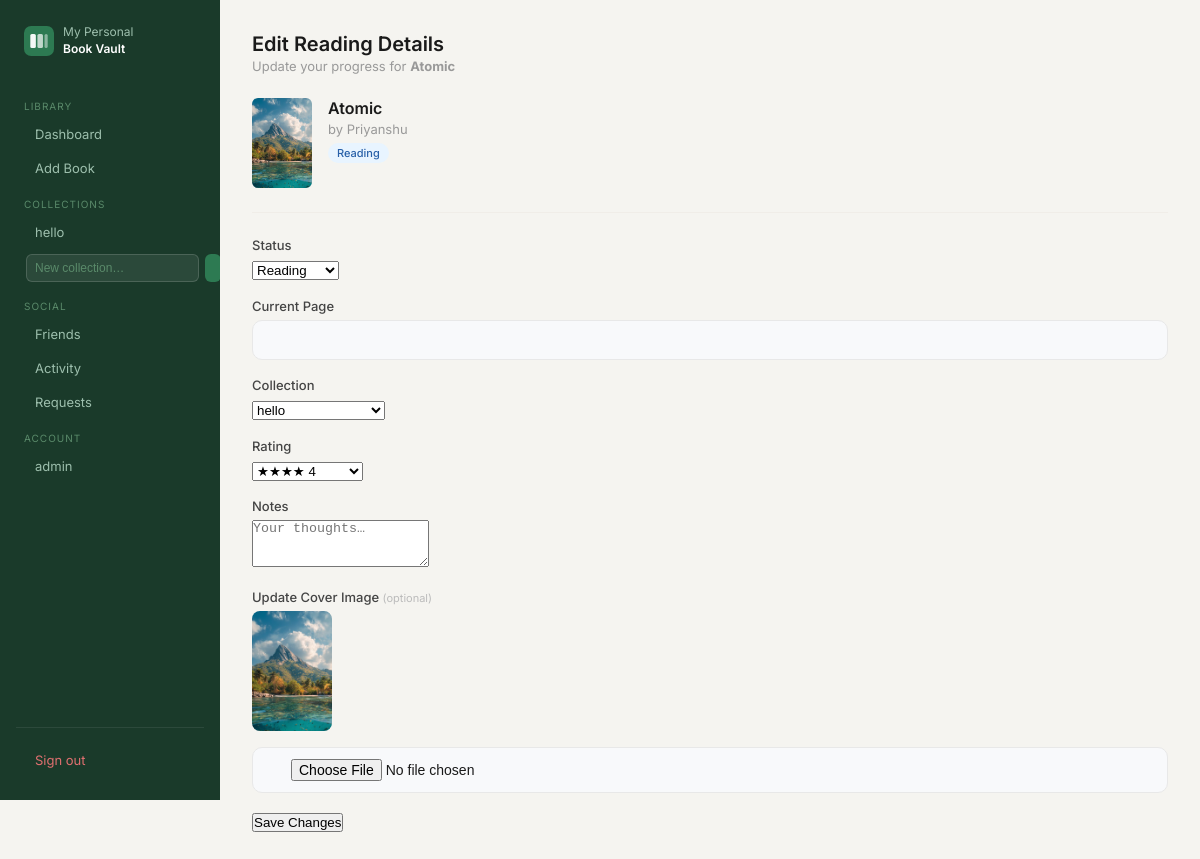
/book/userbook_update/6 (signed in), run on the app's committed database.
### app/blueprints/collection/modules.py (models this page shows, shortened)
class Collection(db.Model):
    __tablename__="collection"
    cid=db.Column(db.Integer,primary_key=True)
    pid=db.Column(db.Integer,db.ForeignKey("credential.pid"),nullable=False)
    collection_name=db.Column(db.String(100),nullable=False)
    create_at=db.Column(db.DateTime,default=datetime.utcnow)
    user_books = db.relationship("Userbook", back_populates="collection")
    __table_args__=(db.UniqueConstraint("pid","collection_name",name="unique_collection"),)

### app/blueprints/auth/modules.py (models this page shows, shortened)
class Credential(db.Model,UserMixin):
    __tablename__='credential'
    pid=db.Column(db.Integer,primary_key=True)
    email=db.Column(db.String(255),nullable=False,unique=True)
    username=db.Column(db.String(100),nullable=False,unique=True)
    password=db.Column(db.String(100),nullable=False)
    history = db.relationship("History",  back_populates="user")
    user_books = db.relationship("Userbook", back_populates="user")

### app/blueprints/book/modules.py (models this page shows, shortened)
class Book(db.Model):
    __tablename__="book"
    bid=db.Column(db.Integer,primary_key=True)
    author=db.Column(db.String(100),nullable=False)
    title=db.Column(db.String(100),nullable=False)
    language=db.Column(db.String(100),nullable=False)
    genre=db.Column(db.String(100),nullable=True)
    description=db.Column(db.Text,nullable=True)
    page_count=db.Column(db.Integer,nullable=False)
    published_year=db.Column(db.Integer,nullable=True)
    cover_image = db.Column(db.String(500), nullable=True)
    user_books = db.relationship("Userbook", back_populates="book")

class Userbook(db.Model):
    __tablename__="userbook"
    uid=db.Column(db.Integer,primary_key=True)
    pid=db.Column(db.Integer,db.ForeignKey("credential.pid"),nullable=False)
    bid=db.Column(db.Integer,db.ForeignKey("book.bid"),nullable=False)
    cid=db.Column(db.Integer,db.ForeignKey("collection.cid"),nullable=True)
    current_page=db.Column(db.Integer,nullable=False)
    status=db.Column(db.String(100),nullable=False)
    note=db.Column(db.Text,nullable=True)
    rating=db.Column(db.Integer,db.CheckConstraint("rating >= 0 AND rating <= 5"),nullable=True)
    start_date=db.Column(db.Date,default=date.today)
    end_date=db.Column(db.Date,nullable=True)
    __table_args__=(db.UniqueConstraint("pid","bid",name="unique_user_book"),)
    user = db.relationship("Credential", back_populates="user_books")
    book = db.relationship("Book",back_populates="user_books")
    collection = db.relationship("Collection", back_populates="user_books")

### app/blueprints/book/routes.py (the view, shortened to what this page needs)
@book.route('/userbook_update/<int:uid>',methods=['GET','POST'])
@login_required
def userbook_update(uid):
    userbook=Userbook.query.filter_by(uid=uid,pid=current_user.pid).first_or_404()
    collection = Collection.query.filter_by(pid=current_user.pid).all()
    if request.method=='GET':
        return render_template("book/userbook_update.html",userbook=userbook,collection=collection)

### app/blueprints/book/templates/book/userbook_update.html (shortened to what this page needs)
{% extends "book/base.html" %}
{% block content %}
<div class="page-header">
  <div>
    <h1 class="page-title">Edit Reading Details</h1>
    <p class="page-sub">Update your progress for <strong>{{ userbook.book.title }}</strong></p>
  </div>
</div>
<div class="form-wrap">
  <div style="display:flex;gap:1rem;align-items:flex-start;margin-bottom:1.5rem;padding-bottom:1.5rem;border-bottom:0.5px solid #f0ede8;">
    {% if userbook.book.cover_image %}
      <img src="{{ url_for('static', filename=userbook.book.cover_image) }}"
           style="width:60px;height:90px;object-fit:cover;border-radius:6px;flex-shrink:0;">
    {% else %}
      <div style="width:60px;height:90px;background:#e8f0ec;border-radius:6px;display:flex;align-items:center;justify-content:center;flex-shrink:0;">
        <i class="ti ti-book" style="font-size:24px;color:#2d7a52;"></i>
      </div>
    {% endif %}
    <div>
      <p style="font-size:16px;font-weight:600;color:#1a1a1a;margin-bottom:3px;">{{ userbook.book.title }}</p>
      <p style="font-size:13px;color:#999;">by {{ userbook.book.author }}</p>
      <span class="badge badge-{{ userbook.status|lower }}" style="margin-top:6px;">{{ userbook.status }}</span>
    </div>
  </div>
  <form method="POST"
        action="{{ url_for('book.userbook_update', uid=userbook.uid) }}"
        enctype="multipart/form-data">
    <div class="form-grid">
      <div class="field">
        <label for="status">Status</label>
        <div class="input-wrap">
          <select name="status" id="status" class="select-input">
            <option value="Reading"    {% if userbook.status=="Reading"    %}selected{% endif %}>Reading</option>
          </select>
        </div>
      </div>
      <div class="field">
        <label for="current_page">Current Page</label>
        <div class="input-wrap">
          <input type="number" name="current_page" id="current_page"
                 value="{{ userbook.current_page or '' }}" min="0">
        </div>
      </div>
      <div class="field">
        <label for="cid">Collection</label>
        <div class="input-wrap">
          <select name="cid" id="cid" class="select-input">
            {% for col in collections %}
              <option value="{{ col.cid }}"
                {% if userbook.cid == col.cid %}selected{% endif %}>
                {{ col.collection_name }}
              </option>
            {% endfor %}
          </select>
        </div>
      </div>
      <div class="field">
        <label for="rating">Rating</label>
        <div class="input-wrap">
          <select name="rating" id="rating" class="select-input">
            {% for i in range(1, 6) %}
              <option value="{{ i }}" {% if userbook.rating == i %}selected{% endif %}>
                {{ '★' * i }} {{ i }}
              </option>
            {% endfor %}
          </select>
        </div>
      </div>
      <div class="field form-full">
        <label for="note">Notes</label>
        <textarea name="note" id="note" rows="3"
                  placeholder="Your thoughts…">{{ userbook.note or '' }}</textarea>
      </div>
      <div class="field form-full">
        <label>Update Cover Image <span class="optional">(optional)</span></label>
        {% if userbook.book.cover_image %}
          <div style="margin-bottom:0.75rem;">
            <img src="{{ url_for('static', filename=userbook.book.cover_image) }}"
                 style="width:80px;height:120px;object-fit:cover;border-radius:8px;">
          </div>
        {% endif %}
        <input type="file" name="file"
               accept=".png,.jpg,.jpeg,image/png,image/jpeg">
      </div>
    </div>
    <button type="submit" class="btn-submit">
       Save Changes
    </button>
  </form>
</div>
{% endblock %}

### app/blueprints/book/templates/book/base.html (shortened to what this page needs)
<!DOCTYPE html>
<html lang="en">
<head>
  <link rel="stylesheet" type="text/css" href="/css/style.css">
  <link rel="stylesheet" href="https://cdn.jsdelivr.net/npm/@tabler/icons-webfont@latest/tabler-icons.min.css">
</head>
<body class="app-body">
  <div class="app-layout">
    <aside class="sidebar">
      <div class="sidebar-brand">
        <span class="sidebar-brand-name">My Personal<br><strong>Book Vault</strong></span>
      </div>
      <span class="nav-section">Library</span>
      <a href="{{ url_for('book.home') }}"
         class="nav-item {% if request.endpoint == 'book.home' %}active{% endif %}">
         Dashboard
      </a>
      <a href="{{ url_for('book.book_add') }}"
         class="nav-item {% if request.endpoint == 'book.book_add' %}active{% endif %}">
         Add Book
      </a>
      <span class="nav-section">Collections</span>
{% for col in collections %}
<a href="{{ url_for('collection.collection_detail', cid=col.cid) }}"
   class="nav-item {% if request.endpoint == 'collection.collection_detail' and request.view_args.get('cid')|int == col.cid %}active{% endif %}">
   {{ col.collection_name }}
</a>
{% else %}
<span class="nav-empty">No collections yet</span>
{% endfor %}
<form method="POST" action="{{ url_for('collection.create_collection') }}" style="padding: 4px 10px;">
  <div class="input-wrap" style="display:flex;gap:6px;">
    <input type="text" name="collection_name" placeholder="New collection…"
           class="nav-input" required>
    <button type="submit" class="nav-create-btn">
    </button>
  </div>
</form>
<span class="nav-section">Social</span>
<a href="{{ url_for('friends.friends_list') }}"
   class="nav-item {% if request.endpoint and request.endpoint.startswith('friends.') %}active{% endif %}">
   Friends
</a>
<a href="{{ url_for('friends.activity_feed') }}"
   class="nav-item {% if request.endpoint == 'friends.activity_feed' %}active{% endif %}">
   Activity
</a>
<a href="{{ url_for('friends.requests_page') }}"
   class="nav-item {% if request.endpoint == 'friends.requests_page' %}active{% endif %}">
   Requests
</a>
      <span class="nav-section">Account</span>
<a href="{{ url_for('book.profile') }}"
   class="nav-item {% if request.endpoint == 'book.profile' %}active{% endif %}">
  {{ current_user.username }}
</a>
      <div class="sidebar-footer">
        <a href="{{ url_for('book.logout') }}" class="nav-item nav-item-danger">
           Sign out
        </a>
      </div>
    </aside>
    <main class="main-content">
      {% block content %}{% endblock %}
    </main>
  </div>
</body>
</html>

### app/static/css/style.css (style rules this page uses)
*, *::before, *::after { box-sizing: border-box; margin: 0; padding: 0; }
body { font-family: 'Inter', system-ui, sans-serif; background: linear-gradient(135deg, #e8f5f0 0%, #f0f4f8 50%, #eaf0f8 100%); min-height: 100vh; -webkit-font-smoothing: antialiased; }
.field { margin-bottom: 1.1rem; }
.field label { display: block; font-size: 13px; font-weight: 500; color: #444; margin-bottom: 6px; }
.input-wrap { position: relative; }
.field input { width: 100%; padding: 11px 12px 11px 38px; background: #f8f9fb; border: 1.5px solid #e8e8e8; border-radius: 10px; font-size: 14px; color: #1a1a1a; outline: none; transition: border-color 0.18s, box-shadow 0.18s, background 0.18s; }
.field input::placeholder { color: #bbb; }
.page-header { display: flex; align-items: center; justify-content: space-between; margin-bottom: 1.5rem; }
.page-title { font-size: 20px; font-weight: 600; color: #1a1a1a; }
.page-sub { font-size: 13px; color: #999; margin-top: 2px; }
.badge { display: inline-flex; align-items: center; padding: 3px 9px; border-radius: 20px; font-size: 11px; font-weight: 500; }
.badge-reading { background: #e8f4ff; color: #2860a8; }
.app-body { background: #f5f4f0; margin: 0; min-height: 100vh; }
.app-layout { display: flex; min-height: 100vh; }
.sidebar { width: 220px; flex-shrink: 0; background: #1a3a2a; padding: 1.5rem 1rem; display: flex; flex-direction: column; gap: 2px; position: fixed; top: 0; left: 0; height: 100vh; overflow-y: auto; }
.sidebar-brand { display: flex; align-items: center; gap: 9px; margin-bottom: 1.75rem; padding: 0 0.5rem; }
.sidebar-brand-name { font-size: 12px; font-weight: 400; color: #9dbfad; line-height: 1.4; }
.sidebar-brand-name strong { color: #fff; font-weight: 600; }
.nav-section { font-size: 10px; color: #5a8a6a; text-transform: uppercase; letter-spacing: 0.1em; padding: 0.75rem 0.5rem 0.25rem; }
.nav-item { display: flex; align-items: center; gap: 9px; padding: 8px 10px; border-radius: 8px; font-size: 13px; color: #9dbfad; text-decoration: none; transition: background 0.15s, color 0.15s; }
.nav-item-danger { color: #e07070; }
.sidebar-footer { margin-top: auto; border-top: 0.5px solid rgba(255,255,255,0.08); padding-top: 1rem; }
.main-content { margin-left: 220px; flex: 1; padding: 2rem; min-height: 100vh; }
.optional { font-size: 11px; color: #bbb; font-weight: 400; }
.nav-input { flex: 1; background: rgba(255,255,255,0.08); border: 0.5px solid rgba(255,255,255,0.15); border-radius: 6px; padding: 6px 8px; font-size: 12px; color: #fff; outline: none; }
.nav-input::placeholder { color: #5a8a6a; }
.nav-create-btn { background: #2d7a52; border: none; border-radius: 6px; color: #fff; padding: 6px 8px; cursor: pointer; font-size: 13px; }

### data on the page
Collection: collection_name "hello"
Credential: username "admin"
Book: book "Atomic", cover_image (picture), book.author "Priyanshu"
Userbook: status "Reading", cid "hello", rating "★★★★ 4"
